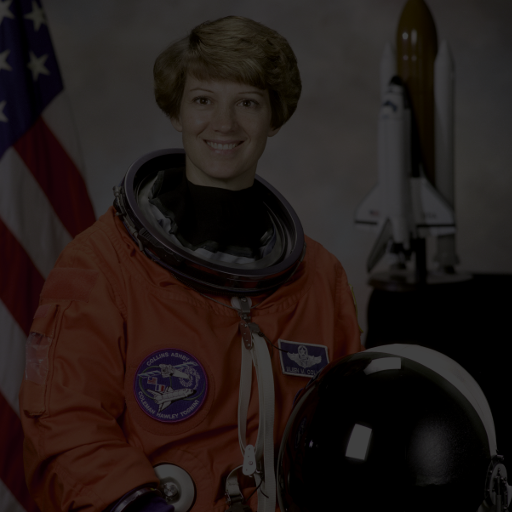
#> input picture images/p4/exposure/ev0.png, 512 x 512 px; its folder holds 4 pictures in this run
$ python run_4_4_auto_correct.py
#> lines starting #> are read from the running program, lines starting #| are printed output that depends on the picture
"""4.4 Automatic correction: apply auto_correct to ev0..ev4 (no per-image
parameters), report pairwise W1 distances before/after, and output luma
std/1st-99th percentile ranges (to catch a degenerate constant-output
"solution"). Includes the ev3/ev4 failure case discussion data.
"""
import sys
from pathlib import Path
from itertools import combinations

import numpy as np
import matplotlib.pyplot as plt
from PIL import Image

sys.path.insert(0, str(Path(__file__).resolve().parent))
from starter import auto_correct, hist, wasserstein1

ROOT = Path(__file__).resolve().parents[2]
IMG_OUT = ROOT / "Report" / "Images"
IMG_OUT.mkdir(parents=True, exist_ok=True)


def luma(rgb):
    rgb = rgb.astype(np.float64)
    return np.round(0.299 * rgb[..., 0] + 0.587 * rgb[..., 1] + 0.114 * rgb[..., 2]).astype(np.uint8)


originals = [np.asarray(Image.open(ROOT / f"images/p4/exposure/ev{i}.png")) for i in range(5)]
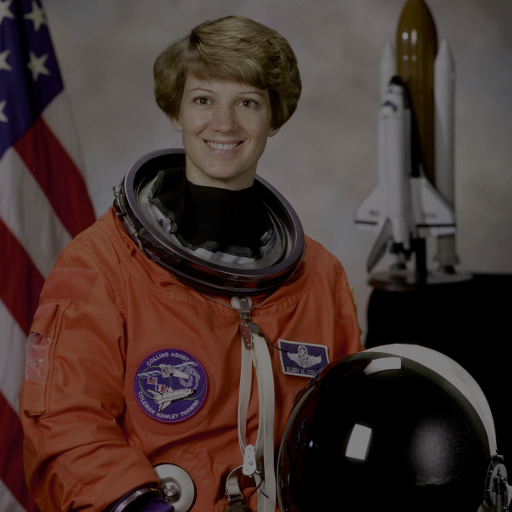
#> input picture images/p4/exposure/ev1.png, 512 x 512 px
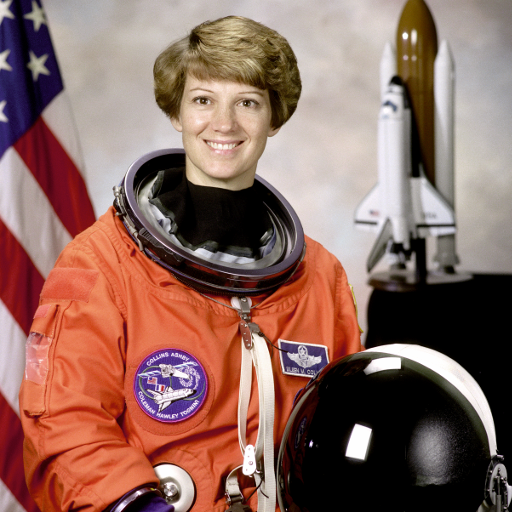
#> input picture images/p4/exposure/ev2.png, 512 x 512 px
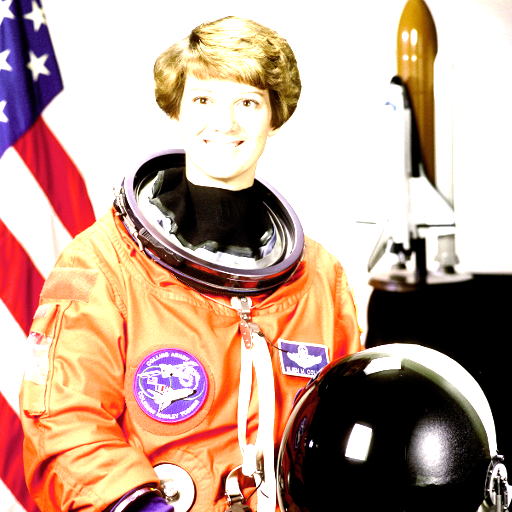
#> input picture images/p4/exposure/ev3.png, 512 x 512 px
#> (the run stopped early here; a loop or call above may not have finished)
